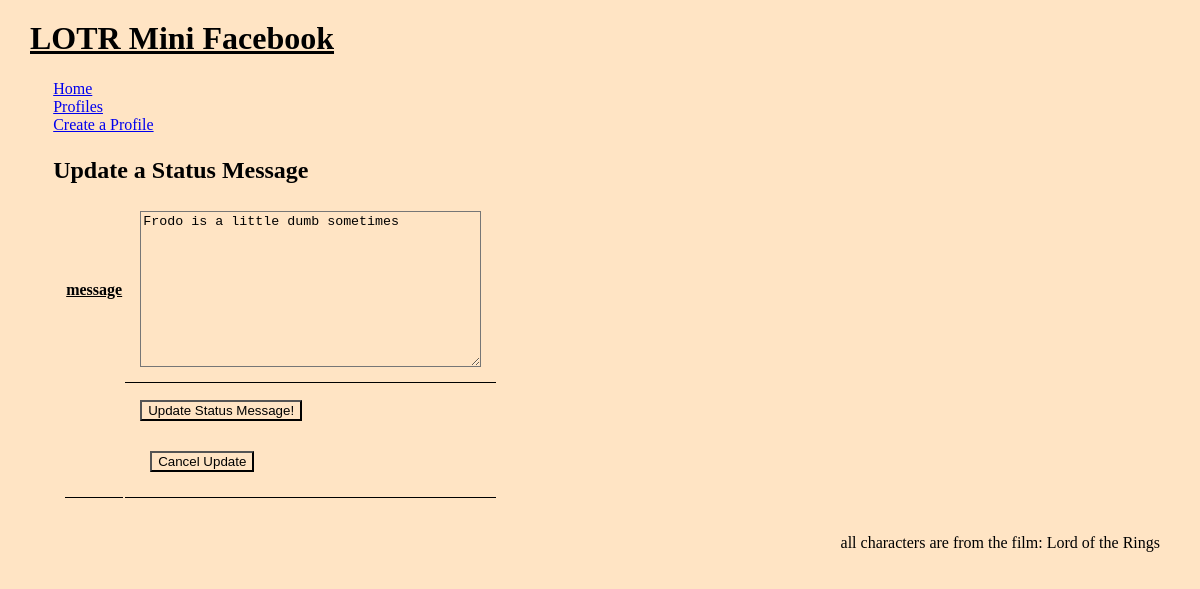
/mini_fb/status/6/update, run on an earlier commit of the app's database.
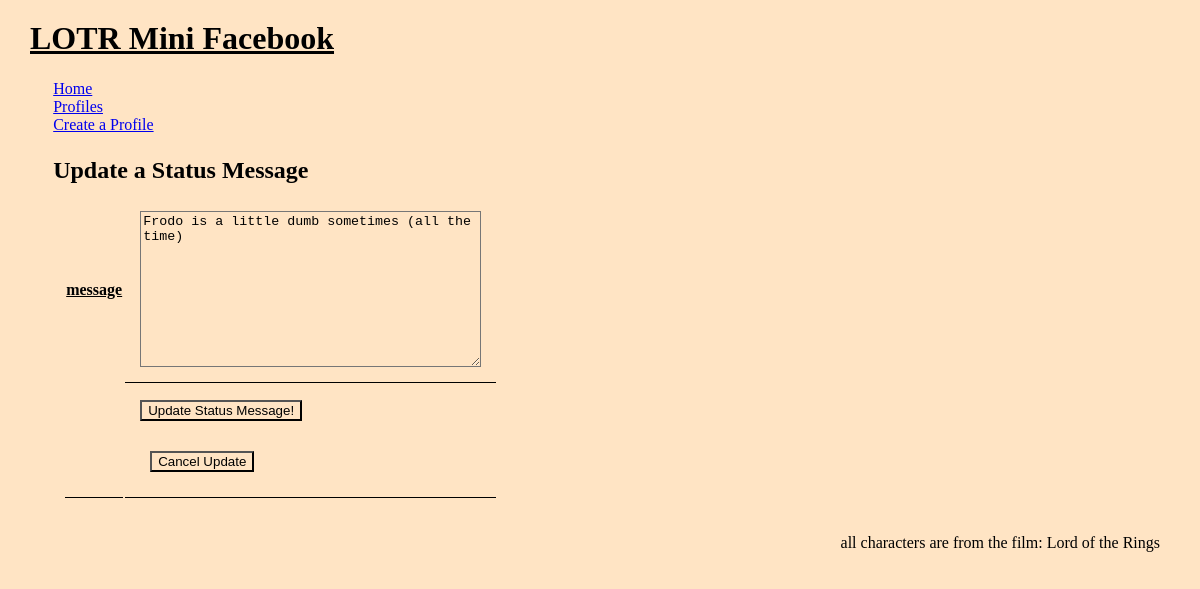
And on a later commit of the database.
### mini_fb/models.py (models this page shows, shortened)
class StatusMessage(models.Model):
    profile = models.ForeignKey("Profile", on_delete=models.CASCADE)
    timestamp = models.DateTimeField(auto_now=True)
    message = models.TextField(blank=False)

### mini_fb/views.py (the view, shortened to what this page needs)
# urls.py: path('status/<int:pk>/update', views.UpdateStatusMessageView.as_view(), name="update_status"), # NEW
class UpdateStatusMessageView(UpdateView):
    form_class = UpdateStatusMessageForm
    template_name = "mini_fb/update_status_form.html"
    model = StatusMessage ## add this model and the QuerySet will automatically find instance by PK

### mini_fb/forms.py
class UpdateStatusMessageForm(forms.ModelForm):
    class Meta:
        model = StatusMessage
        fields = ['message']  # which fields from model should we use

### mini_fb/templates/mini_fb/update_status_form.html (shortened to what this page needs)
{% extends 'mini_fb/base.html' %}
{% block content %}
<h2>Update a Status Message</h2>
<form method = 'POST' enctype="multipart/form-data">
    <table>
    {% for field in form %}
    <tr>
        <th>{{field.name}}</th>
        <td>{{field}}</td>
    </tr>
    {% endfor %}
    <tr>
        <td></td>
        <td>
            <input type='submit' name = 'update_status' value= 'Update Status Message!'>
        </form>
        <form action="{% url 'show_all' %}">
            <input type='submit' name = 'cancel' value= 'Cancel Update'>
        </form>
{% endblock %}

What changed in the data, as far as the page shows it:
changed StatusMessage: message "Frodo is a little dumb sometimes" → "Frodo is a little dumb sometimes (all the time)"
